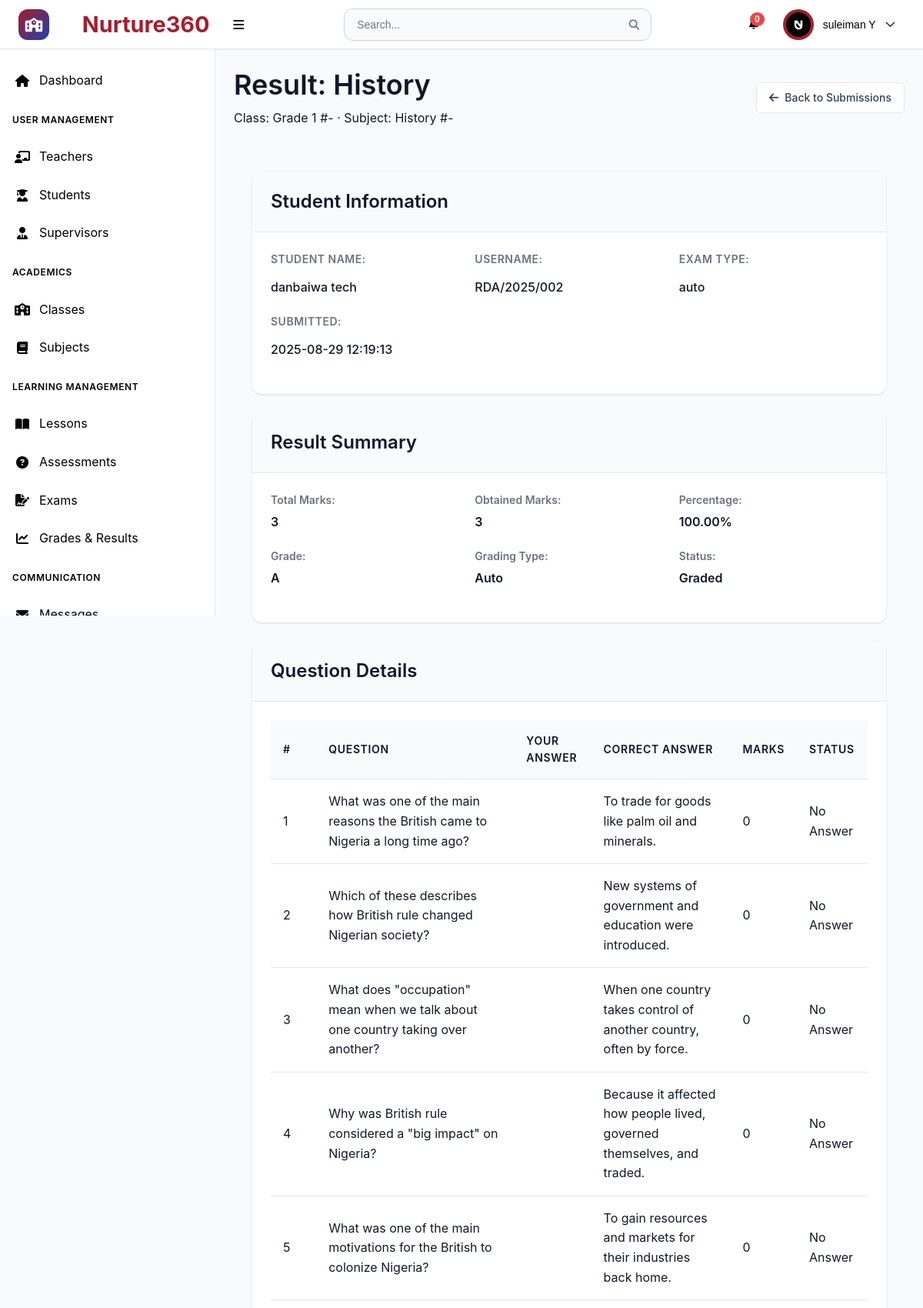
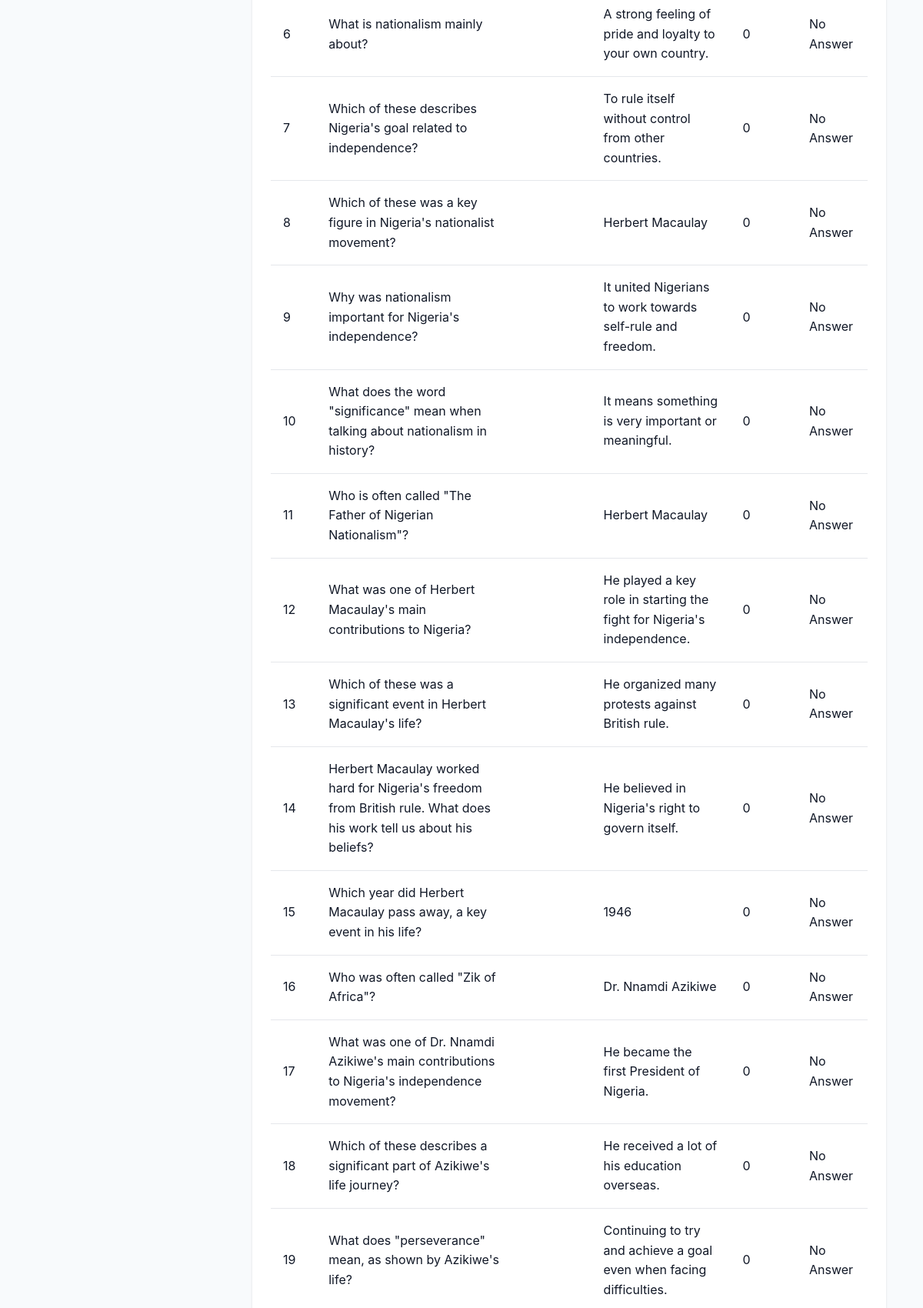
/pages/exam_result_view.php?exam_id=9&student_id=15 (signed in, upper part), run on the app's committed database (2 pictures, top to bottom).
### tables this page shows
CREATE TABLE `users` (
  `id` int(11) NOT NULL,
  `username` varchar(50) NOT NULL,
  `email` varchar(100) NOT NULL,
  `password_hash` varchar(255) NOT NULL,
  `first_name` varchar(50) NOT NULL,
  `last_name` varchar(50) NOT NULL,
  `role` enum('superadmin','teacher','student','supervisor') NOT NULL,
  `phone` varchar(20) DEFAULT NULL,
  `address` text DEFAULT NULL,
  `profile_image` varchar(255) DEFAULT NULL,
  `is_active` tinyint(1) DEFAULT 1,
  `email_verified` tinyint(1) DEFAULT 0,
  `two_factor_enabled` tinyint(1) DEFAULT 0,
  `last_login` datetime DEFAULT NULL,
  `created_at` timestamp NOT NULL DEFAULT current_timestamp(),
  `updated_at` timestamp NOT NULL DEFAULT current_timestamp() ON UPDATE current_timestamp()
);

CREATE TABLE `exam_assessments` (
  `exam_assessment_id` int(11) NOT NULL,
  `student_id` int(11) NOT NULL,
  `subject_id` int(11) NOT NULL,
  `class_id` int(11) NOT NULL,
  `type` varchar(255) NOT NULL,
  `status` varchar(255) NOT NULL,
  `timespan` timestamp NOT NULL DEFAULT current_timestamp()
);

CREATE TABLE `subjects` (
  `subject_id` int(11) NOT NULL,
  `class_id` int(11) DEFAULT NULL,
  `title` varchar(255) NOT NULL,
  `subject_code` varchar(20) DEFAULT NULL,
  `description` text DEFAULT NULL,
  `credits` int(11) DEFAULT 1,
  `is_active` tinyint(1) DEFAULT 1,
  `created_at` timestamp NOT NULL DEFAULT current_timestamp(),
  `updated_at` timestamp NOT NULL DEFAULT current_timestamp() ON UPDATE current_timestamp()
);

CREATE TABLE `classes` (
  `id` int(11) NOT NULL,
  `class_name` varchar(100) NOT NULL,
  `class_code` varchar(255) DEFAULT NULL,
  `virtual_link` varchar(500) DEFAULT NULL,
  `grade_level` int(11) DEFAULT NULL,
  `academic_year` varchar(10) DEFAULT NULL,
  `max_students` int(11) DEFAULT 30,
  `description` text DEFAULT NULL,
  `is_active` tinyint(1) DEFAULT 1,
  `created_at` timestamp NOT NULL DEFAULT current_timestamp(),
  `updated_at` timestamp NOT NULL DEFAULT current_timestamp() ON UPDATE current_timestamp()
);

CREATE TABLE `exam_results` (
  `id` int(11) NOT NULL,
  `exam_assessment_id` int(11) NOT NULL,
  `student_id` int(11) NOT NULL,
  `subject_id` int(11) NOT NULL,
  `class_id` int(11) NOT NULL,
  `obtained_marks` double NOT NULL DEFAULT 0,
  `total_marks` double NOT NULL DEFAULT 0,
  `percentage` decimal(5,2) NOT NULL DEFAULT 0.00,
  `grade` varchar(2) DEFAULT NULL,
  `grading_type` enum('auto','manual') NOT NULL DEFAULT 'auto',
  `graded_by` int(11) DEFAULT NULL,
  `graded_at` timestamp NULL DEFAULT NULL,
  `feedback` text DEFAULT NULL,
  `submitted_at` timestamp NOT NULL DEFAULT current_timestamp(),
  `status` enum('pending','graded','published') NOT NULL DEFAULT 'pending'
);

CREATE TABLE `exam_questions` (
  `question_id` int(11) NOT NULL,
  `subject_id` int(11) NOT NULL,
  `type` int(11) NOT NULL,
  `question` text NOT NULL,
  `option1` text DEFAULT NULL,
  `option2` text DEFAULT NULL,
  `option3` text DEFAULT NULL,
  `option4` text DEFAULT NULL,
  `option5` text DEFAULT NULL,
  `feedback1` text DEFAULT NULL,
  `feedback2` text DEFAULT NULL,
  `feedback3` text DEFAULT NULL,
  `feedback4` text DEFAULT NULL,
  `feedback5` text DEFAULT NULL,
  `answer` text NOT NULL,
  `marks` double NOT NULL,
  `createdate` timestamp NOT NULL DEFAULT current_timestamp()
);

### pages/exam_result_view.php (the view, shortened to what this page needs)
<?php
$pdo = getDBConnection();
$examId = (int)($_GET['exam_id'] ?? 0);
$studentId = (int)($_GET['student_id'] ?? 0);
$examStmt = $pdo->prepare("SELECT e.*, c.class_name,c.class_code, s.title AS subject_name,s.subject_code
                     FROM exam_assessments e
                     LEFT JOIN classes c ON c.id=e.class_id
                     LEFT JOIN subjects s ON s.subject_id=e.subject_id
                     WHERE e.exam_assessment_id=? AND e.student_id=0");
$examStmt->execute([$examId]);
$exam = $examStmt->fetch(PDO::FETCH_ASSOC);
$stu = null;
try {
  $s = $pdo->prepare('SELECT id, first_name, last_name, username FROM users WHERE id = ?');
  $s->execute([$studentId]);
  $stu = $s->fetch(PDO::FETCH_ASSOC) ?: null;
} catch (Throwable $e) { $stu = null; }
$studentAssessment = null;
try {
  $sa = $pdo->prepare('SELECT * FROM exam_assessments WHERE student_id=? AND subject_id=? AND class_id=? LIMIT 1');
  $sa->execute([$studentId, (int)$exam['subject_id'], (int)$exam['class_id']]);
  $studentAssessment = $sa->fetch(PDO::FETCH_ASSOC) ?: null;
} catch (Throwable $e) { $studentAssessment = null; }
$result = null;
try {
  $sr = $pdo->prepare('SELECT * FROM exam_results WHERE exam_assessment_id = ? AND student_id = ? ORDER BY submitted_at DESC LIMIT 1');
  $sr->execute([$studentAssessment['exam_assessment_id'], $studentId]);
  $result = $sr->fetch(PDO::FETCH_ASSOC) ?: null;
} catch (Throwable $e) { $result = null; }
$qStmt = $pdo->prepare('SELECT * FROM exam_questions WHERE subject_id = ? ORDER BY question_id ASC');
$qStmt->execute([(int)$exam['subject_id']]);
$questions = $qStmt->fetchAll(PDO::FETCH_ASSOC);
$answersByQ = [];
try {
  $a = $pdo->prepare('SELECT * FROM exam_assessments_data WHERE exam_assessment_id = ? AND student_id = ?');
  $a->execute([$studentAssessment['exam_assessment_id'], $studentId]);
  $ans = $a->fetchAll(PDO::FETCH_ASSOC) ?: [];
  foreach ($ans as $row) { $answersByQ[(int)($row['question_id'] ?? 0)] = $row; }
} catch (Throwable $e) { $answersByQ = []; }
include '../components/header.php';
?>
<div class="dashboard-container">
  <?php include '../components/sidebar.php'; ?>
  <main class="main-content">
    <div class="page-header">
      <div>
        <h1>Result: <?php echo htmlspecialchars($exam['subject_name'] ?? 'Exam'); ?></h1>
        <div class="muted">
          Class: <?php echo htmlspecialchars(($exam['class_name']??'-').' #'.($exam['class_code']??'-')); ?> ·
          Subject: <?php echo htmlspecialchars(($exam['subject_name']??'-').' #'.($exam['subject_code']??'-')); ?>
        </div>
      </div>
      <div class="header-actions">
        <a class="btn btn-secondary" href="./exam_submissions.php?exam_id=<?php echo (int)$examId; ?>"><i class="fas fa-arrow-left"></i> Back to Submissions</a>
      </div>
    </div>
    <div class="card-content">
      <div class="content-card">
        <div class="card-header"><h3>Student Information</h3></div>
        <div class="card-content">
          <div class="info-grid">
            <div class="info-item">
              <label>Student Name:</label>
              <span><?php echo htmlspecialchars(trim(($stu['first_name']??'').' '.($stu['last_name']??'')) ?: ($stu['username'] ?? 'Student #'.(int)$studentId)); ?></span>
            </div>
            <div class="info-item">
              <label>Username:</label>
              <span><?php echo htmlspecialchars($stu['username'] ?? ''); ?></span>
            </div>
            <div class="info-item">
              <label>Exam Type:</label>
              <span><?php echo htmlspecialchars($exam['type']); ?></span>
            </div>
            <div class="info-item">
              <label>Submitted:</label>
              <span><?php echo htmlspecialchars($result['submitted_at'] ?? ''); ?></span>
            </div>
          </div>
        </div>
      </div>
      <?php if ($result): ?>
        <div class="content-card">
          <div class="card-header"><h3>Result Summary</h3></div>
          <div class="card-content">
            <div class="result-grid">
              <div class="result-item">
                <label>Total Marks:</label>
                <span class="result-value"><?php echo (float)($result['total_marks'] ?? 0); ?></span>
              </div>
              <div class="result-item">
                <label>Obtained Marks:</label>
                <span class="result-value"><?php echo (float)($result['obtained_marks'] ?? 0); ?></span>
              </div>
              <div class="result-item">
                <label>Percentage:</label>
                <span class="result-value"><?php echo htmlspecialchars($result['percentage'] ?? ''); ?>%</span>
              </div>
              <div class="result-item">
                <label>Grade:</label>
                <span class="result-value grade-<?php echo strtolower($result['grade'] ?? ''); ?>"><?php echo htmlspecialchars($result['grade'] ?? ''); ?></span>
              </div>
              <div class="result-item">
                <label>Grading Type:</label>
                <span class="result-value"><?php echo htmlspecialchars(ucfirst($result['grading_type'] ?? '')); ?></span>
              </div>
              <div class="result-item">
                <label>Status:</label>
                <span class="result-value status-<?php echo $result['status'] ?? ''; ?>"><?php echo htmlspecialchars(ucfirst($result['status'] ?? '')); ?></span>
              </div>
            </div>
          </div>
        </div>
      <?php endif; ?>
      <div class="content-card">
        <div class="card-header"><h3>Question Details</h3></div>
        <div class="card-content">
          <?php if (empty($questions)): ?>
            <div class="empty-state">No questions found for this exam.</div>
          <?php else: ?>
            <div class="table-responsive">
              <table class="table">
                <thead>
                  <tr>
                    <th>#</th>
                    <th>Question</th>
                    <th>Your Answer</th>
                    <th>Correct Answer</th>
                    <th>Marks</th>
                    <th>Status</th>
                  </tr>
                </thead>
                <tbody>
                  <?php foreach ($questions as $i => $q): ?>
                    <?php
                      $qid = (int)$q['question_id'];
                      $ans = $answersByQ[$qid] ?? null;
                      $correctRaw = $ans['correct_answer'] ?? $q['answer'] ?? '';
                      $selectedRaw = $ans['student_answer'] ?? '';
                      $isCorrect = false;
                      $displaySel = $selectedRaw;
                      $displayCorr = $correctRaw;
                      if ((int)($q['type'] ?? 1) === 1 && !empty($q['option1'])) {
                        $cidx = (int)$correctRaw;
                        if (isset($q['option'.$cidx]) && $q['option'.$cidx] !== '') {
                          $displayCorr = $q['option'.$cidx];
                        }
                      }
                    ?>
                    <tr>
                      <td><?php echo $i + 1; ?></td>
                      <td><?php echo nl2br(htmlspecialchars($q['question'] ?? '')); ?></td>
                      <td><?php echo htmlspecialchars($displaySel ?? ''); ?></td>
                      <td><?php echo htmlspecialchars($displayCorr ?? ''); ?></td>
                      <td><?php echo (int)($q['marks'] ?? 0); ?></td>
                      <td>
                        <?php if ($ans): ?>
                          <span class="badge <?php echo $isCorrect ? 'badge-success' : 'badge-danger'; ?>">
                            <?php echo $isCorrect ? 'Correct' : 'Incorrect'; ?>
                          </span>
                        <?php else: ?>
                          <span class="badge">No Answer</span>
                        <?php endif; ?>
                      </td>
                    </tr>
                  <?php endforeach; ?>
                </tbody>
              </table>
            </div>
          <?php endif; ?>
        </div>
      </div>
    </div>
  </main>
</div>
<?php include '../components/footer.php'; ?>

### components/header.php (shortened to what this page needs)
<?php
require_once '../config/config.php';
$user_id = $_SESSION['user_id'] ?? null;
$first_name = $_SESSION['first_name'] ?? '';
$last_name = $_SESSION['last_name'] ?? '';
$user_role = $_SESSION['role'] ?? '';
$profile_image = '';
$profile_image_url = '';
try {
    $pdo = getDBConnection();
    $settings_stmt = $pdo->prepare("SELECT setting_key, setting_value FROM system_settings WHERE setting_key IN ('app_name', 'theme_primary_color', 'theme_secondary_color', 'theme_accent_color', 'theme_mode', 'app_logo', 'app_favicon', 'brand_display')");
    $settings_stmt->execute();
    $settings = [];
    while ($row = $settings_stmt->fetch()) {
        $settings[$row['setting_key']] = $row['setting_value'];
    }
    if ($user_id) {
        $uStmt = $pdo->prepare("SELECT profile_image FROM users WHERE id = ? LIMIT 1");
        $uStmt->execute([$user_id]);
        $uRow = $uStmt->fetch();
        if ($uRow && !empty($uRow['profile_image'])) {
            $profile_image = $uRow['profile_image'];
        }
    }
} catch (PDOException $e) {
    $settings = [
        'app_name' => APP_NAME,
        'theme_primary_color' => DEFAULT_PRIMARY_COLOR,
        'theme_mode' => 'light'
    ];
}
$app_name = $settings['app_name'] ?? APP_NAME;
$theme_mode = $settings['theme_mode'] ?? 'light';
$app_logo = $settings['app_logo'] ?? '';
$brand_display = $settings['brand_display'] ?? 'both';
$hasLogo = !empty($app_logo);
$mode = in_array($brand_display, ['logo','name','both'], true) ? $brand_display : 'both';
$showLogo = $hasLogo && ($mode === 'logo' || $mode === 'both');
$showName = ($mode === 'name' || $mode === 'both');
$showIcon = !$showLogo;
if (!empty($profile_image)) {
    if (preg_match('/^https?:\/\//i', $profile_image)) {
        $profile_image_url = $profile_image;
    } else {
        if ($user_role === 'teacher') {
            $profile_image_url = '../uploads/teachers/' . rawurlencode($profile_image);
        } else {
            $profile_image_url = '../uploads/users/' . rawurlencode($profile_image);
        }
    }
}
?>
<!DOCTYPE html>
<html lang="en" data-theme="<?php echo $theme_mode; ?>">
<head>
    <link rel="stylesheet" href="../assets/css/main.css">
    <link rel="stylesheet" href="../assets/css/components.css">
    <link rel="stylesheet" href="../assets/css/dashboard.css">
    <link rel="stylesheet" href="https://cdnjs.cloudflare.com/ajax/libs/font-awesome/6.4.0/css/all.min.css">
</head>
<body class="role-<?php echo htmlspecialchars($user_role); ?>">
    <header class="header">
        <div class="header-left">
            <?php if ($showIcon): ?>
            <div class="school-icon">
                <i class="fas fa-school"></i>
            </div>
            <?php endif; ?>
            <div class="logo">
                <?php if ($showName): ?>
                    <h1 style="margin-left: 8px; display:inline-block;">&nbsp;<?php echo htmlspecialchars($app_name); ?></h1>
                <?php endif; ?>
                <button class="desktop-toggle" id="desktopSidebarToggle" title="Toggle sidebar">
                    <i class="fas fa-bars"></i>
                </button>
            </div>
        </div>
        <div class="header-center">
            <div class="search-bar">
                <input type="text" placeholder="Search..." id="globalSearch">
                <button type="button">
                    <i class="fas fa-search"></i>
                </button>
            </div>
        </div>
        <div class="header-right">
            <div class="header-actions">
                <div class="notification-dropdown">
                    <button class="notification-btn" id="notificationBtn">
                        <span class="notification-badge" id="notificationBadge">0</span>
                    </button>
                </div>
                <div class="user-dropdown">
                    <button class="user-btn" id="userBtn">
                        <div class="user-avatar">
                            <?php if (!empty($profile_image_url)): ?>
                                <img src="<?php echo htmlspecialchars($profile_image_url); ?>" alt="Avatar" style="width:32px;height:32px;border-radius:50%;object-fit:cover;" onerror="this.style.display='none'; this.parentElement.innerHTML='\\u003ci class=\\'fas fa-user\\'\\u003e\\u003c/i\\u003e';">
                            <?php else: ?>
                                <i class="fas fa-user"></i>
                            <?php endif; ?>
                        </div>
                        <span class="user-name"><?php echo $first_name . ' ' . $last_name; ?></span>
                        <i class="fas fa-chevron-down"></i>
                    </button>
                </div>
            </div>
        </div>
    </header>

### data on the page
users: profile_image (picture)
exam_assessments: subject.title "History", class.class_code "Grade 1 #-", subject.subject_code "History #-", type "auto"
users: first_name+last_name "danbaiwa tech", username "RDA/2025/002"
exam_results: submitted_at "2025-08-29 12:19:13", total_marks "3", obtained_marks "3", percentage "100.00", grade "A", grading_type "Auto", status "Graded"
exam_questions: question "What was one of the main reasons the British came to Nigeria a long time ago?", option3 "To trade for goods like palm oil and minerals.", marks "0"
exam_questions: question "Which of these describes how British rule changed Nigerian society?", option4 "New systems of government and education were introduced.", marks "0"
exam_questions: question "What does \"occupation\" mean when we talk about one country taking over another?", option1 "When one country takes control of another country, often by force.", marks "0"
exam_questions: question "Why was British rule considered a \"big impact\" on Nigeria?", option3 "Because it affected how people lived, governed themselves, and traded.", marks "0"
exam_questions: question "What was one of the main motivations for the British to colonize Nigeria?", option1 "To gain resources and markets for their industries back home.", marks "0"
exam_questions: question "What is nationalism mainly about?", option3 "A strong feeling of pride and loyalty to your own country.", marks "0"
exam_questions: question "Which of these describes Nigeria's goal related to independence?", option1 "To rule itself without control from other countries.", marks "0"
exam_questions: question "Which of these was a key figure in Nigeria's nationalist movement?", option4 "Herbert Macaulay", marks "0"
exam_questions: question "Why was nationalism important for Nigeria's independence?", option2 "It united Nigerians to work towards self-rule and freedom.", marks "0"
exam_questions: question "What does the word \"significance\" mean when talking about nationalism in history?", option4 "It means something is very important or meaningful.", marks "0"
exam_questions: question "Who is often called \"The Father of Nigerian Nationalism\"?", option4 "Herbert Macaulay", marks "0"
exam_questions: question "What was one of Herbert Macaulay's main contributions to Nigeria?", option1 "He played a key role in starting the fight for Nigeria's independence.", marks "0"
exam_questions: question "Which of these was a significant event in Herbert Macaulay's life?", option2 "He organized many protests against British rule.", marks "0"
exam_questions: question "Herbert Macaulay worked hard for Nigeria's freedom from British rule. What does his work tell us about his beliefs?", option3 "He believed in Nigeria's right to govern itself.", marks "0"
exam_questions: question "Which year did Herbert Macaulay pass away, a key event in his life?", option1 "1946", marks "0"
exam_questions: question "Who was often called \"Zik of Africa\"?", option2 "Dr. Nnamdi Azikiwe", marks "0"
exam_questions: question "What was one of Dr. Nnamdi Azikiwe's main contributions to Nigeria's independence movement?", option4 "He became the first President of Nigeria.", marks "0"
exam_questions: question "Which of these describes a significant part of Azikiwe's life journey?", option1 "He received a lot of his education overseas.", marks "0"
exam_questions: question "What does \"perseverance\" mean, as shown by Azikiwe's life?", option3 "Continuing to try and achieve a goal even when facing difficulties.", marks "0"

### other printed values
$app_name "Nurture360"
$first_name "suleiman"
$last_name "Y"
